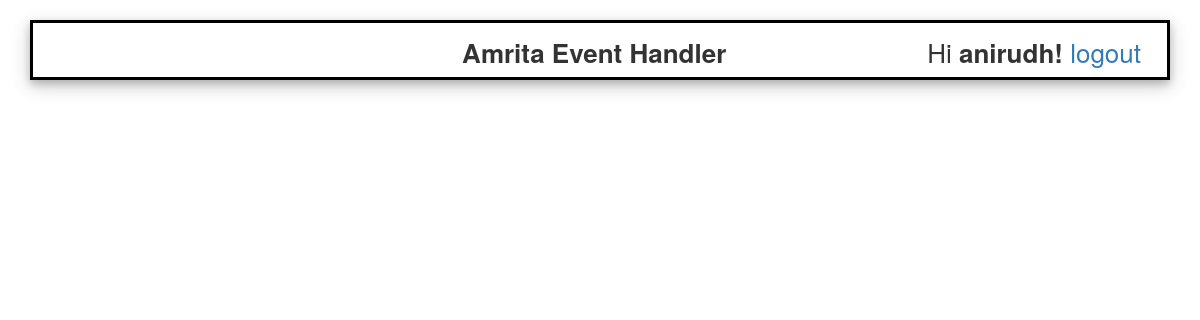
The page /event/suggested/ (signed in) on the database as committed earlier.
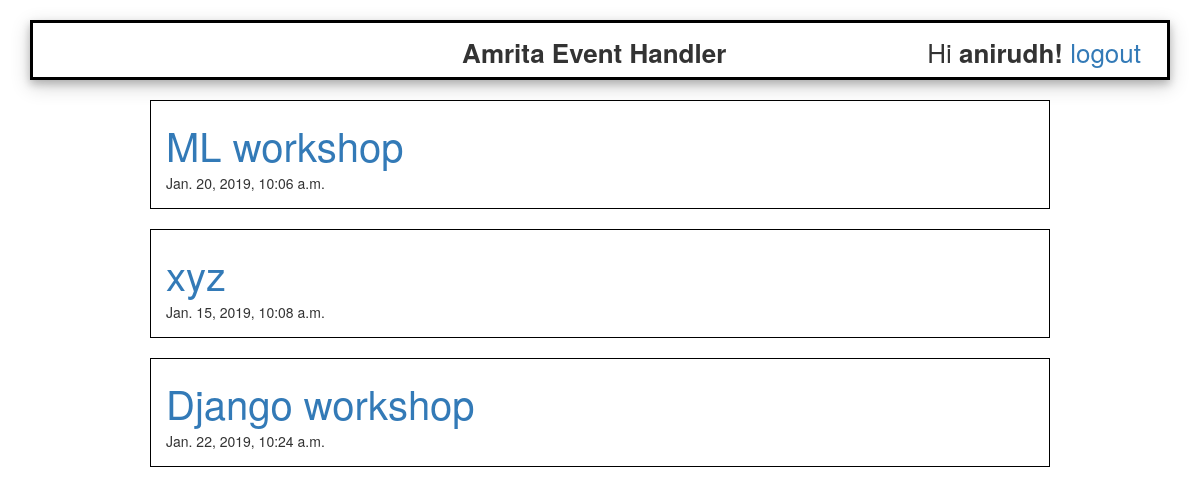
The same page on the database as committed later.
### accounts/models.py (models this page shows)
class CustomUser(AbstractUser):
    email = models.EmailField(unique=True)
    year = models.PositiveIntegerField(null=True, blank=True)

### administrator/models.py (models this page shows, shortened)
class SuggestedEvents(models.Model):
    name = models.CharField(max_length=200)
    description = models.TextField()
    feasible_event_date = models.DateTimeField(default=timezone.now())

### administrator/views.py (the view)
# urls.py: path('event/suggested/', permission_required('is_staff')(SuggestedEventListView.as_view()),
class SuggestedEventListView(ListView):
    model = SuggestedEvents
    template_name = 'suggested_event_list.html'
    context_object_name = 'suggested_events_list'

### templates/suggested_event_list.html (shortened to what this page needs)
{% extends 'base.html' %}
{% block content %}
{% for event in suggested_events_list %}
<center>
    <div class="events" align="left">
        <a class="Heading" href="{% url 'event_detail' event.pk %}">{{ event.name }}</a><br>
        {{ event.feasible_event_date }}
</center>
{% endfor %}
{% endblock %}

### templates/base.html (shortened to what this page needs)
{% load static %}
<!DOCTYPE html>
<html>
<head>
    <link href="{% static 'css/base.css' %}" rel="stylesheet">
    <link rel="stylesheet" href="https://maxcdn.bootstrapcdn.com/bootstrap/3.3.7/css/bootstrap.min.css">
</head>
<body>
    <main>
        <div>
            {% if user.is_authenticated %}
            <center>
                <div class="banner">
                    <b>Amrita Event Handler</b>
                    <div class="UserLog">
                        Hi <b>{{ user.username }}!</b>
                        <a href="{% url 'logout' %}">logout&emsp;</a>
                    </div>
                </div>
            </center>
            {% endif %}
        </div>
        {% block content %}
        {% endblock %}
    </main>
</body>
</html>

### static/css/base.css (style rules this page uses)
.banner { border: 3px solid black; padding-top: 10px; text-align: center; width: 95%; margin-top: 20px; height: 60px; font-size: 26px; box-shadow: 0 4px 8px 0 rgba(0, 0, 0, 0.2), 0 6px 20px 0 rgba(0, 0, 0, 0.19); }
.UserLog { float: right; }
.events { width: 75%; height: 11 0px; margin-top: 20px; border: 1px solid black; padding: 15px 15px 15px 15px; }
.Heading { font-size: 40px; }

Rows that differ between the two databases and show on the page:
added SuggestedEvents: name "ML workshop", feasible_event_date "Jan. 20, 2019, 10:06 a.m."
added SuggestedEvents: name "xyz", feasible_event_date "Jan. 15, 2019, 10:08 a.m."
added SuggestedEvents: name "Django workshop", feasible_event_date "Jan. 22, 2019, 10:24 a.m."
